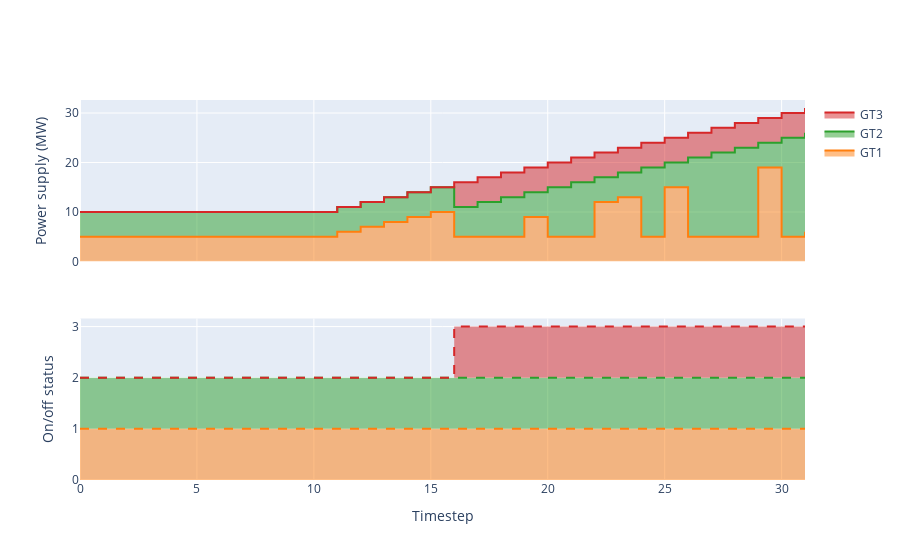

Notebook code for this chart:
### Code cell
plots.plot_deviceprofile(mc,devs=['GT1','GT2','GT3'],includeOnOff=True)

### Figure 1 — Plotly figure (JSON) as saved in the notebook; plotly's stock layout.template omitted (floating-point values rounded to 4 significant figures)
{"data": [{"legendgroup": "GT1", "line": {"color": "rgb(255, 127, 14)", "shape": "hv"}, "name": "GT1", "stackgroup": "P", "type": "scatter", "xaxis": "x", "y": [5, 5, 5, 5, 5, 5, 5, 5, 5, 5, 5, 6, 7, 8, 9, 10, 5, 5, 5, 9, 5, 5, 12, 13, 5, 15, 5, 5, 5, 19, 5, 6], "yaxis": "y"}, {"legendgroup": "GT1", "line": {"color": "rgb(255, 127, 14)", "dash": "dash", "shape": "hv"}, "name": "GT1", "showlegend": false, "stackgroup": "ison", "type": "scatter", "xaxis": "x2", "y": [1, 1, 1, 1, 1, 1, 1, 1, 1, 1, 1, 1, 1, 1, 1, 1, 1, 1, 1, 1, 1, 1, 1, 1, 1, 1, 1, 1, 1, 1, 1, 1], "yaxis": "y2"}, {"legendgroup": "GT2", "line": {"color": "rgb(44, 160, 44)", "shape": "hv"}, "name": "GT2", "stackgroup": "P", "type": "scatter", "xaxis": "x", "y": [5, 5, 5, 5, 5, 5, 5, 5, 5, 5, 5, 5, 5, 5, 5, 5, 6, 7, 8, 5, 10, 11, 5, 5, 14, 5, 16, 17, 18, 5, 20, 20], "yaxis": "y"}, {"legendgroup": "GT2", "line": {"color": "rgb(44, 160, 44)", "dash": "dash", "shape": "hv"}, "name": "GT2", "showlegend": false, "stackgroup": "ison", "type": "scatter", "xaxis": "x2", "y": [1, 1, 1, 1, 1, 1, 1, 1, 1, 1, 1, 1, 1, 1, 1, 1, 1, 1, 1, 1, 1, 1, 1, 1, 1, 1, 1, 1, 1, 1, 1, 1], "yaxis": "y2"}, {"legendgroup": "GT3", "line": {"color": "rgb(214, 39, 40)", "shape": "hv"}, "name": "GT3", "stackgroup": "P", "type": "scatter", "xaxis": "x", "y": [0, 0, 0, 0, 0, 0, 0, 0, 0, 0, 0, 0, 0, 0, 0, 0, 5, 5, 5, 5, 5, 5, 5, 5, 5, 5, 5, 5, 5, 5, 5, 5], "yaxis": "y"}, {"legendgroup": "GT3", "line": {"color": "rgb(214, 39, 40)", "dash": "dash", "shape": "hv"}, "name": "GT3", "showlegend": false, "stackgroup": "ison", "type": "scatter", "xaxis": "x2", "y": [0, 0, 0, 0, 0, 0, 0, 0, 0, 0, 0, 0, 0, 0, 0, 0, 1, 1, 1, 1, 1, 1, 1, 1, 1, 1, 1, 1, 1, 1, 1, 1], "yaxis": "y2"}], "layout": {"autosize": true, "legend": {"traceorder": "reversed"}, "xaxis": {"anchor": "y", "autorange": true, "domain": [0, 1], "matches": "x2", "range": [0, 31], "showticklabels": false, "title": {"text": ""}}, "xaxis2": {"anchor": "y2", "autorange": true, "domain": [0, 1], "range": [0, 31], "title": {"text": "Timestep"}}, "yaxis": {"anchor": "x", "autorange": true, "domain": [0.575, 1], "range": [0, 32.63], "title": {"text": "Power supply (MW)"}, "type": "linear"}, "yaxis2": {"anchor": "x2", "autorange": true, "domain": [0, 0.425], "range": [0, 3.158], "title": {"text": "On/off status"}, "type": "linear"}}}
